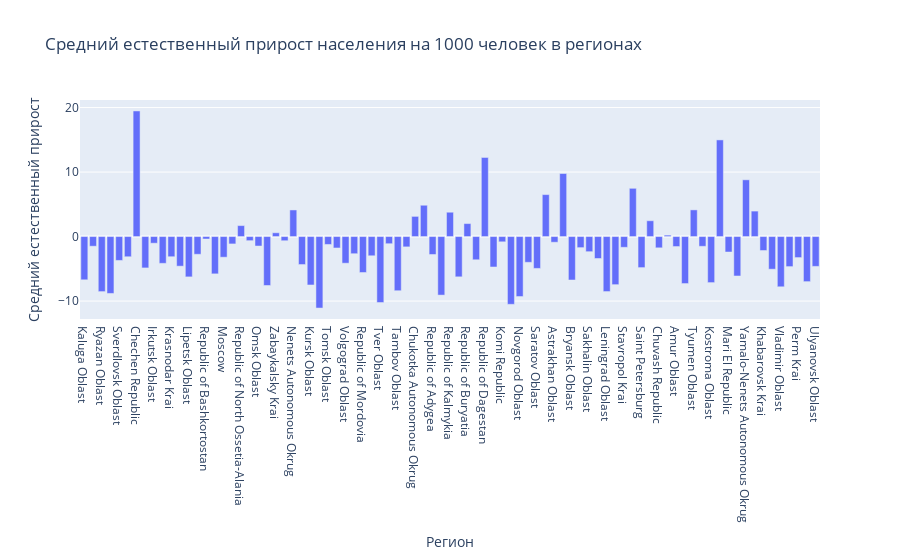

The cell this chart's notebook holds for it:
### Code cell
# Агрегируем данные по регионам и вычисляем средние значения NPG
df_npg = df.groupBy('region').agg(mean('npg').alias('avg_npg'))

# Используем collect() для получения данных на локальную машину
data = df_npg.collect()

# Создаем списки для значений оси x (регионы) и значений оси y (средние значения NPG)
regions = [row['region'] for row in data]
avg_npg = [row['avg_npg'] for row in data]

# Строим график
trace = go.Bar(x=regions, y=avg_npg)

layout = go.Layout(title='Средний естественный прирост населения на 1000 человек в регионах',
                   xaxis=dict(title='Регион'),
                   yaxis=dict(title='Средний естественный прирост'))

fig = go.Figure(data=[trace], layout=layout)
iplot(fig)

### Figure 1 — Plotly figure (JSON) as saved in the notebook; plotly's stock layout.template omitted (floating-point values rounded to 4 significant figures)
{"data": [{"type": "bar", "x": ["Kaluga Oblast", "Sevastopol", "Ryazan Oblast", "Smolensk Oblast", "Sverdlovsk Oblast", "Republic of Crimea", "Chechen Republic", "Vologda Oblast", "Irkutsk Oblast", "Kurgan Oblast", "Krasnodar Krai", "Rostov Oblast", "Lipetsk Oblast", "Novosibirsk Oblast", "Republic of Bashkortostan", "Kirov Oblast", "Moscow", "Murmansk Oblast", "Republic of North Ossetia-Alania", "Magadan Oblast", "Omsk Oblast", "Yaroslavl Oblast", "Zabaykalsky Krai", "Republic of Tatarstan", "Nenets Autonomous Okrug", "Samara Oblast", "Kursk Oblast", "Pskov Oblast", "Tomsk Oblast", "Jewish Autonomous Oblast", "Volgograd Oblast", "Primorsky Krai", "Republic of Mordovia", "Chelyabinsk Oblast", "Tver Oblast", "Udmurt Republic", "Tambov Oblast", "Krasnoyarsk Krai", "Chukotka Autonomous Okrug", "Altai Republic", "Republic of Adygea", "Ivanovo Oblast", "Republic of Kalmykia", "Penza Oblast", "Republic of Buryatia", "Arkhangelsk Oblast", "Republic of Dagestan", "Belgorod Oblast", "Komi Republic", "Tula Oblast", "Novgorod Oblast", "Kaliningrad Oblast", "Saratov Oblast", "Sakha (Yakutia) Republic", "Astrakhan Oblast", "Tuva Republic", "Bryansk Oblast", "Orenburg Oblast", "Sakhalin Oblast", "Altai Krai", "Leningrad Oblast", "Voronezh Oblast", "Stavropol Krai", "Khanty–Mansi Autonomous Okrug – Yugra", "Saint Petersburg", "Karachay-Cherkess Republic", "Chuvash Republic", "Kamchatka Krai", "Amur Oblast", "Nizhny Novgorod Oblast", "Tyumen Oblast", "Republic of Khakassia", "Kostroma Oblast", "Republic of Ingushetia", "Mari El Republic", "Moscow Oblast", "Yamalo-Nenets Autonomous Okrug", "Kabardino-Balkar Republic", "Khabarovsk Krai", "Republic of Karelia", "Vladimir Oblast", "Kemerovo Oblast", "Perm Krai", "Oryol Oblast", "Ulyanovsk Oblast"], "y": [-6.707, -1.5, -8.536, -8.821, -3.704, -3.133, 19.47, -4.864, -1.032, -4.154, -3.129, -4.593, -6.254, -2.75, -0.3857, -5.786, -3.204, -1.143, 1.696, -0.6393, -1.471, -7.589, 0.5857, -0.65, 4.121, -4.339, -7.507, -11.09, -1.225, -1.771, -4.132, -2.661, -5.575, -2.982, -10.23, -1.111, -8.4, -1.6, 3.125, 4.854, -2.782, -9.079, 3.771, -6.246, 2.011, -3.6, 12.26, -4.718, -0.8179, -10.51, -9.3, -3.996, -4.939, 6.504, -0.8821, 9.771, -6.736, -1.718, -2.346, -3.404, -8.529, -7.457, -1.668, 7.479, -4.814, 2.45, -1.75, 0.2214, -1.55, -7.289, 4.132, -1.514, -7.139, 14.98, -2.4, -6.114, 8.796, 3.946, -2.164, -5.061, -7.789, -4.661, -3.261, -6.989, -4.625]}], "layout": {"autosize": true, "title": {"text": "Средний естественный прирост населения на 1000 человек в регионах"}, "xaxis": {"autorange": true, "range": [-0.5, 84.5], "title": {"text": "Регион"}, "type": "category"}, "yaxis": {"autorange": true, "range": [-12.78, 21.17], "title": {"text": "Средний естественный прирост"}, "type": "linear"}}}
